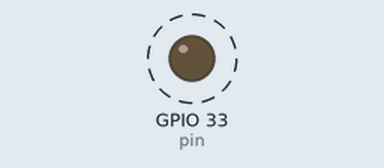
Recording of a sketch running on a simulated ESP32. Shown: output pins drawn as LEDs (lit = HIGH). Dashed ring = blinking.

Above: at 0.05 s.
Timing chart, 0 to 3.0 s (numbered marks = the images above):
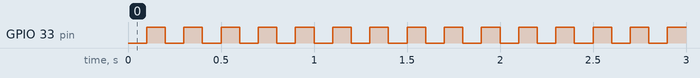

The sketch:

blinkMaple.ino
```cpp
int pin = 33;


void setup() {
  // put your setup code here, to run once:
  pinMode(pin, OUTPUT);
}

void loop() {
  // put your main code here, to run repeatedly:


  digitalWrite(pin, LOW);
  delay(100);
  digitalWrite(pin, HIGH);
  delay(100);

}
```

Measured:
- by itself, GPIO 33 (pin): alternates HIGH for 0.10 s and LOW for 0.10 s
